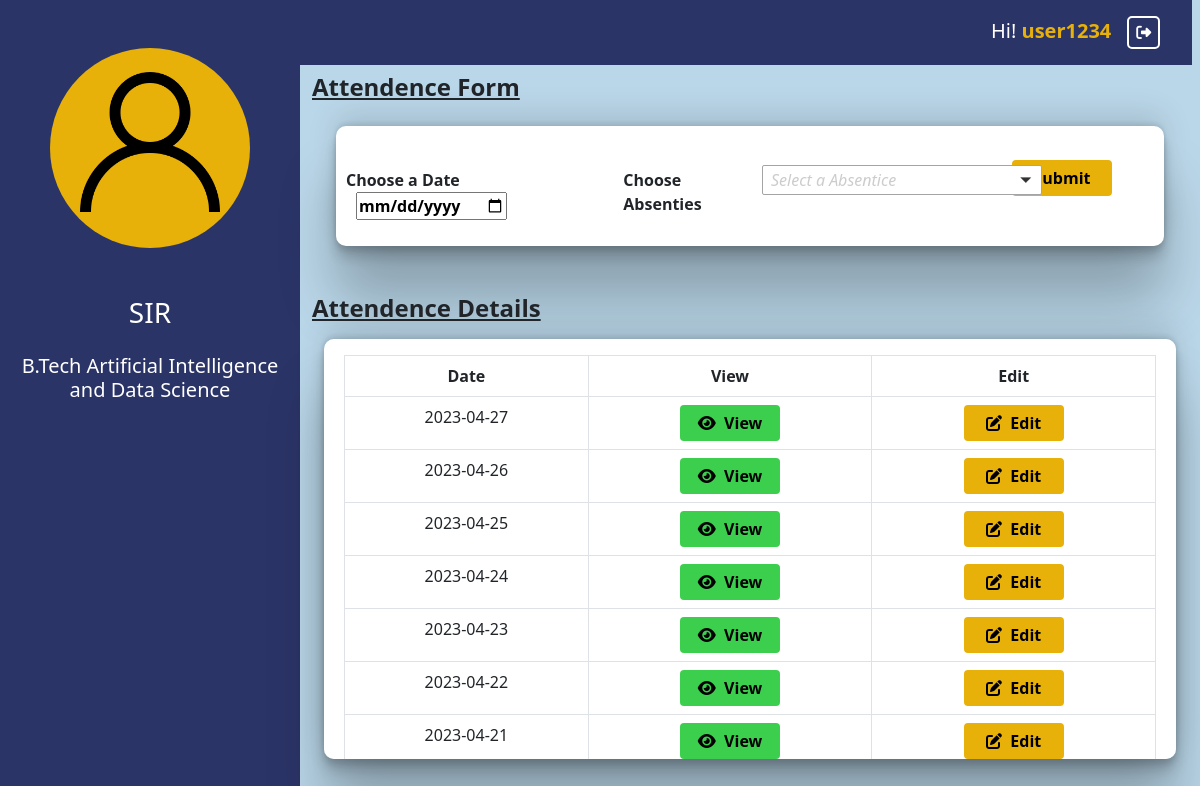
Page /facultypanel.php (signed in) on the committed database.
### tables this page shows
CREATE TABLE `attendance_details` (
  `attendance_id` int(11) NOT NULL,
  `student_id` varchar(100) NOT NULL,
  `date` date NOT NULL,
  `status` varchar(100) NOT NULL
);

### facultypanel.php (the view, shortened to what this page needs)
<?php
include "dbconnection.php";
?>
<?php
if(isset($_SESSION["username"])){
   if($_SESSION["type"]  == "faculty"){
?>
<!DOCTYPE html>
<html lang="en">
<head>
    <?php
    include "requiredfile.php"
    ?>
</head>
<body>
    <div class="container-fluid">
        <div class="row">
            <div class="col-lg-3" style="background-color: #2B3467; height:100vh">
                <div class="mt-5" align="center">
                    <div class="image" style="width:200px; height:200px; background-color:#E7B10A; border-radius:100px;" align="center">
                        <img style="width:70%; height:70%; object-fit: contain; margin-top:12%" width="100" src="images/user.png" alt="">
                    </div>
                    <div class="name mt-5">
                        <h3 style="color: white;"><?php echo $_SESSION['name']?></h3>
                    </div>
                    <div class="department mt-4">
                        <h5 style="color: white;">B.Tech Artificial Intelligence and Data Science</h5>
                    </div>
                </div>
            </div>
            <div class="col-lg-9" style="background-color: #BAD7E9;">
                <nav class="navbar navbar-expand-lg " style="margin-left: -22px;width: 103%; background-color:#2B3467">
                    <div class="container-fluid">
                      <div class="collapse navbar-collapse" id="navbarNavAltMarkup" style="justify-content: flex-end;">
                        <div class="navbar-nav">
                            <a class="nav-link" style="text-decoration: none; color:white; font-size: 20px; "> Hi!&nbsp;<span style="color: #E7B10A"><b><?php echo $_SESSION['username']?></b></span></a>
                          <a class="nav-link" onclick="logout()" style="text-decoration: none; color:white; font-size:15px; "><i class='fa-solid fa-right-from-bracket' style="padding:7px; border-radius:5px; border: 2px solid white;" ></i></a>
                        </div>
                      </div>
                    </div>
                  </nav>
                <h4 class="mt-2" style="font-weight: 600; text-decoration:underline">Attendence Form</h4>
                <div class="container-fluid">
                    <div class="row">
                        <div class="col-lg-12">
                            <form id="frm" class="mt-3" style="border-radius: 10px; background-color:white; padding:10px;box-shadow: rgba(0, 0, 0, 0.25) 0px 54px 55px, rgba(0, 0, 0, 0.12) 0px -12px 30px, rgba(0, 0, 0, 0.12) 0px 4px 6px, rgba(0, 0, 0, 0.17) 0px 12px 13px, rgba(0, 0, 0, 0.09) 0px -3px 5px;">
                                <div class="row">
                                    <div class="col-lg-4 mt-3">
                                        <label class="mt-3" for="date" style="font-weight:600">Choose a Date</label>
                                        <input onclick="clearerror()" style="margin-left:10px; font-weight:600" type="date" name="date" id="date">
                                    </div>
                                    <div class="col-lg-2 mt-3">
                                        <label class="mt-3" for="absenties" style="font-weight:600">Choose Absenties</label>
                                    </div>
                                    <div class="col-lg-3 mt-3">
                                    </div>
                                    <div class="col-lg-3 mt-3 mb-3" align="center">
                                    <button type="submit"  class="btn btn-primary mt-2 " style="color: black; background-color:#E7B10A; border:none; width:100px; font-weight:600">Submit</button>
                                    </div>
                                </div>
                            </form>
                        </div>
                    </div>
                </div>
                <h4 class="mt-5" style="font-weight: 600; text-decoration:underline">Attendence Details</h4>
                <div class="container-fluid mt-3">
                    <div class="row" style="height: 420px; overflow: auto;border-radius:10px;box-shadow: rgba(0, 0, 0, 0.25) 0px 54px 55px, rgba(0, 0, 0, 0.12) 0px -12px 30px, rgba(0, 0, 0, 0.12) 0px 4px 6px, rgba(0, 0, 0, 0.17) 0px 12px 13px, rgba(0, 0, 0, 0.09) 0px -3px 5px;">
                        <div class="col-lg-12" style="border-radius: 5px; background-color:white; padding:0px 20px;">
                            <table class="table table-hover table-bordered mt-3">
                                <thead align="center">
                                  <tr>
                                    <th scope="col">Date</th>
                                    <th scope="col">View</th>
                                    <th scope="col">Edit</th>
                                  </tr>
                                </thead>
                                <tbody align="center" id="new">
                                  <?php
                                  $selectsql = "select * from attendance_details order by date desc";
                                  $selectres = $con->query($selectsql);
                                  while($selectrow = $selectres->fetch_array()){
                                    echo "
                                    <tr>
                                    <td>{$selectrow['date']}</td>
                                    <td><button type='submit' name='viewbtn[]'  value='{$selectrow['attendance_id']}' class='btn view btn-primary' data-bs-toggle='modal' data-bs-target='#exampleModal' style='color: black; background-color:#3CCF4E; border:none; width:100px; font-weight:600;'><i class='fa-sharp fa-solid fa-eye' style='color: #000000;'></i>&nbsp; View</button>
                                    <div class='modal fade' id='exampleModal' tabindex='-1'   aria-labelledby='exampleModalLabel' aria-hidden='true'>
                                    <div class='modal-dialog'>
                                    <div class='modal-content'>
                                    <div class='modal-header'>
                                        <h5 class='modal-title' id='exampleModalLabel'>Attendance List</h5>
                                        <button type='button' class='btn-close' data-bs-dismiss='modal' aria-label='Close'></button>
                                    </div>
                                    <div class='modal-body'>
                                    </div>
                                    <div class='modal-footer'>
                                        <button type='button' class='btn btn-danger' data-bs-dismiss='modal'>Close</button>
                                    </div>
                                    </div>
                                </div>
                                </div></td>
                                    <td><button  class='btn btn-primary' style='color: black; background-color:#E7B10A; border:none; width:100px; font-weight:600;'><i class='fa-solid fa-pen-to-square' style='color: #000000;'></i>&nbsp; Edit</button></td>
                                  </tr>";
                                  }
                                  ?>
                                </tbody>
                              </table>
                        </div>
                    </div>
                </div>
            </div>
        </div>
    </div>
</body>
</html>
<?php
    }
}
?>

### requiredfile.php (shortened to what this page needs)
<link rel="stylesheet" href="./bootstrap-5.0.2-dist/css/bootstrap.min.css">
<link rel="stylesheet" href="https://cdnjs.cloudflare.com/ajax/libs/font-awesome/6.4.0/css/all.min.css" />
<link rel="stylesheet" href="./multiselect/sumoselect.css">

### facultypanel.php (style rules this page uses)
body { margin: 0; padding: 0; }

### rows in the picture
attendance_details: date "2023-04-27", $selectrow['attendance_id'] 157 (drawn)
attendance_details: date "2023-04-26", $selectrow['attendance_id'] 156 (drawn)
attendance_details: date "2023-04-25", $selectrow['attendance_id'] 155 (drawn)
attendance_details: date "2023-04-24", $selectrow['attendance_id'] 154 (drawn)
attendance_details: date "2023-04-23", $selectrow['attendance_id'] 153 (drawn)
attendance_details: date "2023-04-22", $selectrow['attendance_id'] 152 (drawn)
attendance_details: date "2023-04-21", $selectrow['attendance_id'] 151 (drawn)

### other values in the picture
$_SESSION['name'] "SIR"
$_SESSION['username'] "user1234"
